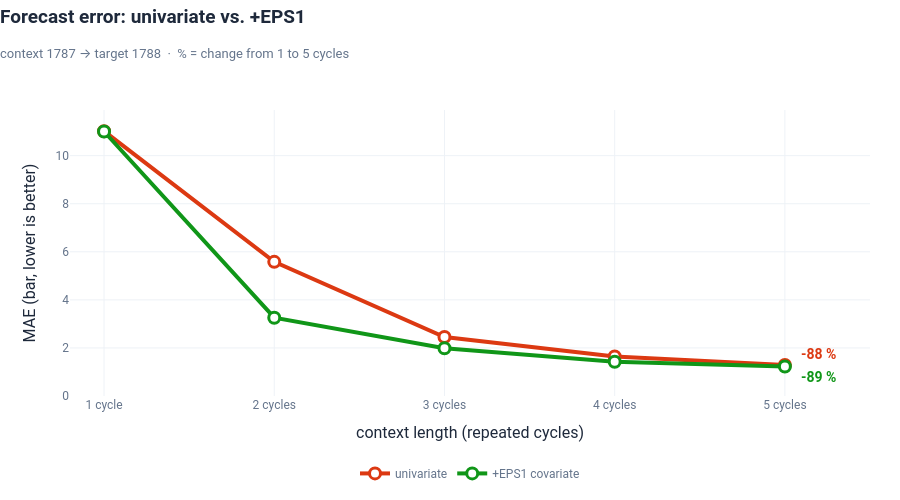

The code cell stored with this chart in its notebook:
### Markdown cell above
### Does the covariate help at every context length?

### Code cell
show(metric_figure(list(VARIANTS), "Forecast error: univariate vs. +EPS1",
                   f"context {CONTEXT_ID} → target {TARGET_ID}  ·  % = change from 1 to 5 cycles"),
     "error-univariate-vs-covariate")

table = pd.DataFrame({name: {n: run(n, cov)["mae"] for n in N_LIST} for name, (cov, _) in VARIANTS.items()}).T
table.loc["covariate gain (%)"] = (table.loc["univariate"] - table.loc["+EPS1 covariate"]) / table.loc["univariate"] * 100
table.columns = [f"{n} cycle{'s' if n > 1 else ''}" for n in N_LIST]
print(f"MAE (bar), context cycle {CONTEXT_ID} -> target cycle {TARGET_ID}")
if EXPORT_DIR is not None:  # the same table as Markdown, ready to paste into the docs page
    md = table.map(lambda v: f"{v:.2f}").reset_index(names="")
    lines = ["| " + " | ".join(md.columns) + " |", "|" + " :--- |" + " ---: |" * (md.shape[1] - 1)]
    lines += ["| " + " | ".join(row) + " |" for row in md.to_numpy()]
    (Path(EXPORT_DIR) / "results-table.md").write_text("\n".join(lines) + "\n")
table.round(2)

### Figure 1 — Plotly figure (JSON) as saved in the notebook; plotly's stock layout.template omitted (floating-point values rounded to 4 significant figures)
{"data": [{"hovertemplate": "univariate: %{y:.2f} bar<extra></extra>", "line": {"color": "#DC3912", "width": 4}, "marker": {"color": "white", "line": {"color": "#DC3912", "width": 3}, "size": 11}, "mode": "lines+markers", "name": "univariate", "type": "scatter", "x": [1, 2, 3, 4, 5], "y": [11.02, 5.582, 2.454, 1.642, 1.295]}, {"hovertemplate": "+EPS1 covariate: %{y:.2f} bar<extra></extra>", "line": {"color": "#109618", "width": 4}, "marker": {"color": "white", "line": {"color": "#109618", "width": 3}, "size": 11}, "mode": "lines+markers", "name": "+EPS1 covariate", "type": "scatter", "x": [1, 2, 3, 4, 5], "y": [11.01, 3.258, 1.988, 1.425, 1.228]}], "layout": {"annotations": [{"font": {"color": "#DC3912", "size": 14}, "showarrow": false, "text": "<b>-88 %</b>", "x": 5, "xanchor": "left", "xshift": 14, "y": 1.295, "yshift": 11}, {"font": {"color": "#109618", "size": 14}, "showarrow": false, "text": "<b>-89 %</b>", "x": 5, "xanchor": "left", "xshift": 14, "y": 1.228, "yshift": -11}], "height": 500, "legend": {"y": -0.22}, "margin": {"t": 110}, "title": {"subtitle": {"text": "context 1787 → target 1788  ·  % = change from 1 to 5 cycles"}, "text": "Forecast error: univariate vs. +EPS1"}, "xaxis": {"range": [0.8, 5.5], "tickmode": "array", "ticktext": ["1 cycle", "2 cycles", "3 cycles", "4 cycles", "5 cycles"], "tickvals": [1, 2, 3, 4, 5], "title": {"text": "context length (repeated cycles)"}}, "yaxis": {"rangemode": "tozero", "title": {"text": "MAE (bar, lower is better)"}}}}
